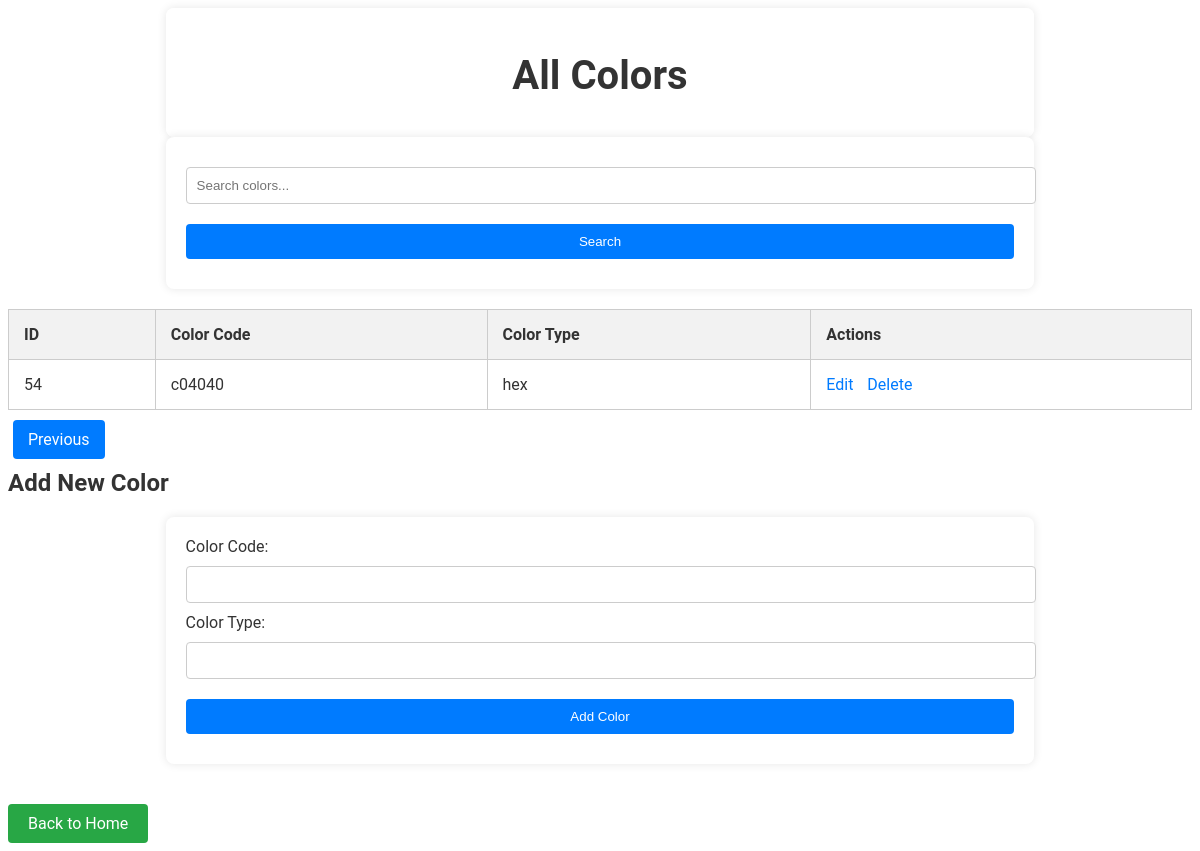
Page /colors?page=6&search= on the committed database.
### app.py (models this page shows)
class ColorPalette(db.Model):
    id = db.Column(db.Integer, primary_key=True)
    color_code = db.Column(db.String(7), nullable=False)
    color_type = db.Column(db.String(3), nullable=False)

### app.py (the view)
@app.route('/colors', methods=['GET', 'POST'])
def colors():
    search_query = request.args.get('search', '')
    page = request.args.get('page', 1, type=int)
    if search_query:
        colors = ColorPalette.query.filter(
            (ColorPalette.color_code.contains(search_query)) |
            (ColorPalette.color_type.contains(search_query))
        ).paginate(page=page, per_page=10)
    else:
        colors = ColorPalette.query.paginate(page=page, per_page=10)
    return render_template('colors.html', colors=colors, search_query=search_query)

### templates/colors.html (shortened to what this page needs)
<!DOCTYPE html>
<html lang="en">
<head>
</head>
<body>
    <header>
        <h1>All Colors</h1>
    </header>
    <form method="GET" action="{{ url_for('colors') }}">
        <input type="text" name="search" placeholder="Search colors..." value="{{ search_query }}">
        <input type="submit" value="Search">
    </form>
    <table>
        <tr>
            <th>ID</th>
            <th>Color Code</th>
            <th>Color Type</th>
            <th>Actions</th>
        </tr>
        {% for color in colors.items %}
        <tr>
            <td>{{ color.id }}</td>
            <td>{{ color.color_code }}</td>
            <td>{{ color.color_type }}</td>
            <td class="actions">
                <a href="{{ url_for('edit_color', id=color.id) }}">Edit</a>
                <a href="{{ url_for('delete_color', id=color.id) }}">Delete</a>
            </td>
        </tr>
        {% endfor %}
    </table>
    <div class="pagination">
        {% if colors.has_prev %}
            <a href="{{ url_for('colors', page=colors.prev_num, search=search_query) }}">Previous</a>
        {% endif %}
    </div>
    <h2>Add New Color</h2>
    <form action="{{ url_for('colors') }}" method="POST" class="add-color-form">
        <label for="color_code">Color Code:</label>
        <input type="text" id="color_code" name="color_code" required>
        <br>
        <label for="color_type">Color Type:</label>
        <input type="text" id="color_type" name="color_type" required>
        <br>
        <input type="submit" value="Add Color">
    </form>
    <a href="{{ url_for('index') }}" class="back-to-home-link">Back to Home</a>
</body>
</html>

### templates/colors.html (style rules this page uses)
body { font-family: 'Roboto', sans-serif; background: url('https://source.unsplash.com/1600x900/?nature,forest') no-repeat center center fixed; background-size: cover; color: #333; overflow-x: hidden; }
header, form, main { margin: auto; width: 70%; padding: 1.1rem 1.2rem; background: rgba(255, 255, 255, 0.8); border-radius: 8px; box-shadow: 0 0 10px rgba(0, 0, 0, 0.1); }
h1 { font-size: 2.5rem; margin-bottom: 20px; color: #333; text-align: center; animation: fadeIn 2s ease-in-out; }
form { background-color: #fff; padding: 20px; border-radius: 8px; box-shadow: 0 0 10px rgba(0, 0, 0, 0.1); margin-bottom: 20px; animation: slideIn 1s ease-in-out; }
input[type="text"], input[type="submit"] { margin: 10px 0; padding: 10px; width: 100%; border: 1px solid #ccc; border-radius: 4px; }
input[type="submit"] { background-color: #007BFF; color: white; border: none; padding: 10px 20px; border-radius: 4px; transition: background-color 0.3s ease; cursor: pointer; }
table { width: 100%; border-collapse: collapse; margin-bottom: 20px; animation: fadeIn 1s ease-in-out; }
table, th, td { border: 1px solid #ccc; }
th, td { padding: 15px; text-align: left; }
th { background-color: #f2f2f2; }
.actions a { margin-right: 10px; color: #007BFF; text-decoration: none; transition: color 0.3s ease; }
.pagination a { margin: 0 5px; padding: 10px 15px; background-color: #007BFF; color: white; text-decoration: none; border-radius: 4px; transition: background-color 0.3s ease; }
.add-color-form { background-color: #fff; padding: 20px; border-radius: 8px; box-shadow: 0 0 10px rgba(0, 0, 0, 0.1); animation: slideIn 1s ease-in-out; }
.back-to-home-link { display: inline-block; margin-top: 20px; padding: 10px 20px; background-color: #28a745; color: white; text-decoration: none; border-radius: 4px; transition: background-color 0.3s ease; }

### rows in the picture
ColorPalette: id "54", color_code "c04040", color_type "hex"
